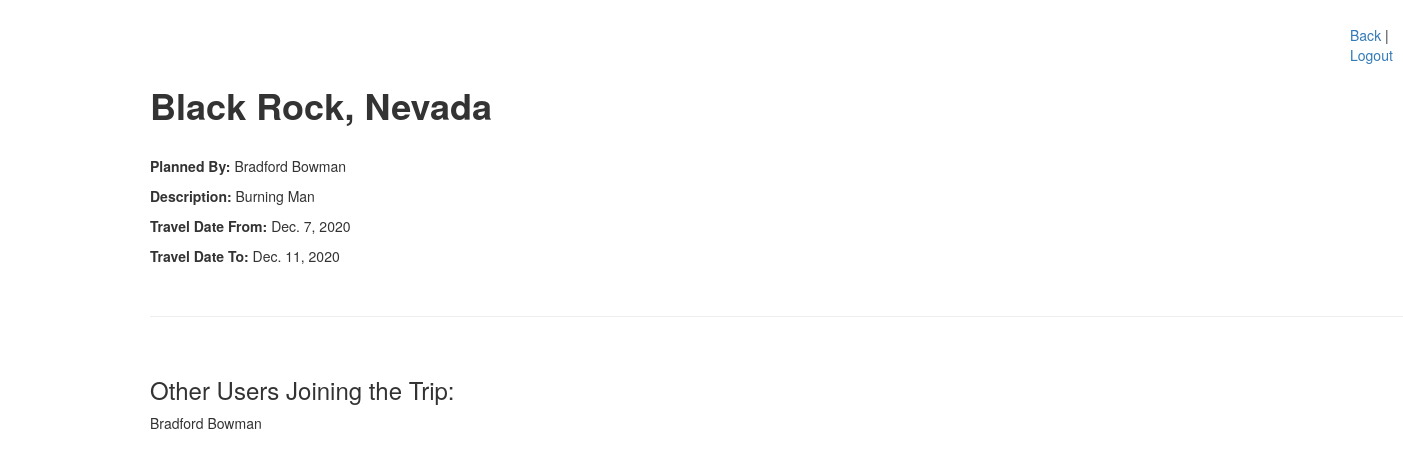
The app's page /item/31 with its own data.
### loginApp/models.py (models this page shows)
class Item(models.Model):
    item = models.CharField(max_length=255)
    added_by = models.ForeignKey(User, related_name = 'items_created', on_delete = models.CASCADE)
    wishlist = models.ManyToManyField(User, related_name = 'fav_items')
    start_date = models.DateField(null=True)
    release_date = models.DateField()
    plan = models.CharField(max_length=255, null= True)
    created_at = models.DateTimeField(auto_now_add=True)
    updated_at = models.DateTimeField(auto_now=True)
    objects = ItemManager()

class User(models.Model):
    first_name = models.CharField(max_length=255)
    last_name = models.CharField(max_length=255)
    email_address = models.CharField(max_length=255)
    password = models.CharField(max_length=255)
    created_at = models.DateTimeField(auto_now_add=True)
    updated_at = models.DateTimeField(auto_now=True)
    objects = UserManager()

### loginApp/views.py (the view)
# urls.py: path('item/<int:itemId>', views.itemInfo),
def itemInfo(request, itemId):
    anItem = Item.objects.get(id=itemId)
    context = {
        'anItem': anItem,
        'aUser': anItem.added_by.first_name,
        'lname': anItem.added_by.last_name
    }
    return render(request, 'itemInfo.html', context)

### loginApp/templates/itemInfo.html (shortened to what this page needs)
<!DOCTYPE html>
<html lang="en">
<head>
    <link rel="stylesheet" href="https://maxcdn.bootstrapcdn.com/bootstrap/3.4.1/css/bootstrap.min.css">
</head>
<body>
    <p style="padding-left: 1200px; padding-top: 25px;"><a href="/success">Back</a> | <a href="/logout">Logout</a></p>
    <h1><b>{{anItem.item}}</b></h1>
    <br>
    <p><b>Planned By:</b> {{aUser}} {{lname}}</p>
    <p><b>Description:</b> {{anItem.plan}}</p>
    <p><b>Travel Date From:</b> {{anItem.start_date}}</p>
    <p><b>Travel Date To:</b> {{anItem.release_date}}</p>
    <br>
    <hr>
    <br>
    <h3>Other Users Joining the Trip:</h3>
    {% for userObj in anItem.wishlist.all %}
    <p>{{userObj.first_name}} {{userObj.last_name}}</p>
    {% endfor %}
</body>
</html>

### loginApp/templates/itemInfo.html (style rules this page uses)
body { padding-left: 150px; }

### records on screen
Item: item "Black Rock, Nevada", plan "Burning Man", start_date "Dec. 7, 2020", release_date "Dec. 11, 2020"
User: first_name "Bradford", last_name "Bowman"
